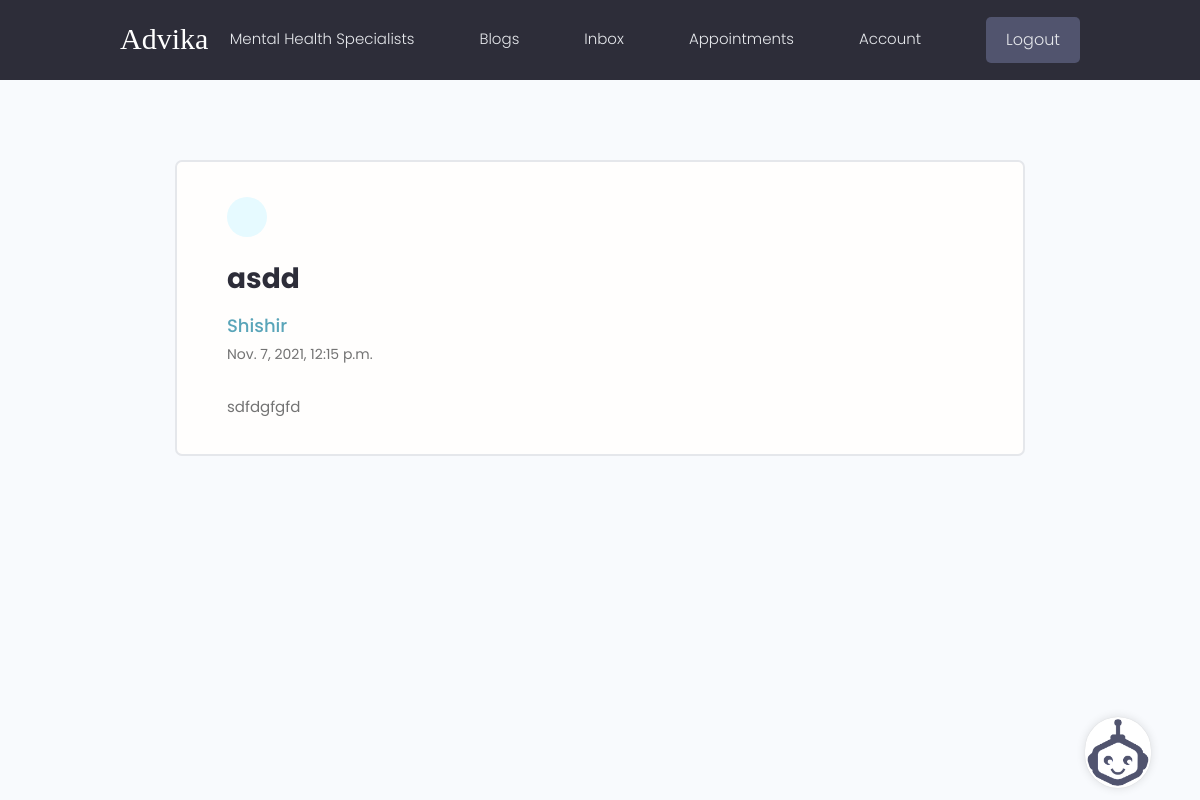
The page /message/ed40c899aae043fbabd53b14322be559/ (signed in) on the database its author committed.
### users/models.py (models this page shows, shortened)
class Message(models.Model):
    sender = models.ForeignKey(Profile,on_delete=models.SET_NULL,null=True,blank=True)
    recipient = models.ForeignKey(Profile,on_delete=models.SET_NULL,null=True,blank=True,related_name = 'messages')
    name = models.CharField(max_length=200,null=True,blank=True)
    email = models.EmailField(max_length=200,null=True,blank=True)
    subject = models.CharField(max_length=200,null=True,blank=True)
    is_read = models.BooleanField(default=False,null=True)
    body = models.TextField()
    created = models.DateTimeField(auto_now_add=True)
    id = models.UUIDField(default=uuid.uuid4, unique=True,
                          primary_key=True, editable=False)
    class Meta:
        ordering = ['is_read','-created']

### users/views.py (the view)
# urls.py: path('message/<str:pk>/',views.viewMessage,name='message'),
@login_required(login_url='login')
def viewMessage(request,pk):
    profile = request.user.profile
    message = profile.messages.get(id=pk)
    if message.is_read == False:
        message.is_read = True
        message.save()
    context={'message':message}
    return render(request,'users/message.html',context)

### users/templates/users/message.html (shortened to what this page needs)
{% extends 'main.html' %}
{% block content %}
<main class="messagePage my-xl">
  <div class="content-box">
    <div class="message">
      <a class="backButton" href="{% url 'inbox' %}"></a>
      <h2 class="message__subject">{{message.subject}}</h4>
        {% if message.sender %}
        <a href="{% url 'user-profile' message.sender.id  %}" class="message__author">{{message.name}}</a>
        {% else %}
        <p class="message__author">{{message.name}}</p>
        {% endif %}
        <p class="message__date">{{message.created}}</p>
        <div class="message__body">{{message.body|linebreaksbr}}</div>
    </div>
  </div>
</main>
{% endblock content %}

### static/styles/app.css (style rules this page uses)
:root { --color-sub: #2d2d39; }
.content-box { width: 95%; max-width: 85rem; margin: 0 auto; }
.message { padding: 2.5rem 0; }
.message > a { display: flex; gap: 1rem; }
.message__author, .message__date { flex-basis: 25%; }
.message__subject { flex-basis: 50%; }
.message__date { text-align: right; }
.messagePage .message { list-style: none; background: var(--color-white); padding: 3.5rem 5rem; border: 2px solid var(--color-light); border-radius: 0.7rem; }
.messagePage .message__subject { font-size: 2.8rem; color: var(--color-sub); margin-bottom: 1rem; margin-top: 2rem; }
.messagePage .message__author { font-size: 1.8rem; font-weight: 500; }
.messagePage .message__date { font-size: 1.4rem; font-weight: 400; text-align: left; margin-bottom: 3rem; }
.backButton { background: var(--color-main-light); color: var(--color-main); width: 4rem; height: 4rem; display: flex; align-items: center; justify-content: center; border-radius: 50%; }

### static/styles/chatbot.css (style rules this page uses)
.message { margin-top: 5px; margin-bottom: 5px; margin-right: 0; margin-left: 0; }

### static/uikit/styles/modules/_variables.css (style rules this page uses)
:root { --color-main: #5aa5b9; --color-main-light: #e6faff; --color-sub: #3f4156; --color-sub-light: #51546e; --color-sub-lighter: #ededfd; --color-text: #737373; --color-gray: #8b8b8b; --color-light: #e5e7eb; --color-light-gray: #767676; --color-bg: #f8fafd; --color-white: #fffefd; --color-white-light: #f3f3f3; --color-success: #359e64; --color-success-bg: #def8e8; --color-error: #fc4b0b; --color-error-bg: #fff2ee; --font-base: 'Poppins', arial, helvetica, 'Segoe UI', roboto, ubuntu, sans-serif; --font-monospace: 'Fira Code', 'Courier New', courier, monospace; --font-regular: 300; --font-medium: 500; --font-bold: 700; --generic-shadow: 1px 1px 5px #00000010; --generic-transition: all 0.3s ease-in-out; }

### static/uikit/styles/modules/_base.css (style rules this page uses)
* { margin: 0; padding: 0; box-sizing: border-box; text-rendering: optimizeLegibility; color: inherit; font-size: inherit; }
html { font-size: 50%; }
@media only screen and (min-width: 480px) { html { font-size: 56.25%; } }
@media only screen and (min-width: 1200px) { html { font-size: 62.5%; } }
body { line-height: 1.6; font-weight: 400; font-size: 1.5rem; color: var(--color-text); background-color: var(--color-bg); min-height: 100vh; }

### static/uikit/styles/modules/_typography.css (style rules this page uses)
* { font-family: var(--font-base); }
h2 { font-size: 3.6rem; font-weight: var(--font-bold); }
p, span, strong { font-size: 1.6rem; color: var(--color-text); font-weight: var(--font-regular); }
a { padding-bottom: 2px; text-decoration: none; display: inline-block; color: var(--color-main); font-weight: var(--font-medium); }

### static/uikit/styles/modules/_utilities.css (style rules this page uses)
.my-xl { margin: 8rem auto; }

### rows shown on the page
Message: subject "asdd", name "Shishir", created "Nov. 7, 2021, 12:15 p.m.", body "sdfdgfgfd"
